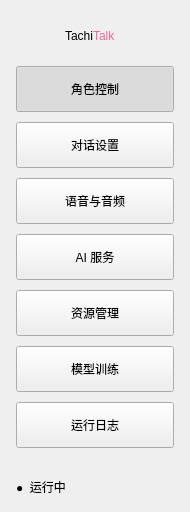
                <widget class="QFrame" name="sidebar">
                  <property name="minimumSize">
                    <size>
                      <width>190</width>
                      <height>0</height>
                    </size>
                  </property>
                  <property name="maximumSize">
                    <size>
                      <width>190</width>
                      <height>16777215</height>
                    </size>
                  </property>
                  <layout class="QVBoxLayout" name="sidebarLayout">
                    <property name="leftMargin">
                      <number>16</number>
                    </property>
                    <property name="topMargin">
                      <number>16</number>
                    </property>
                    <property name="rightMargin">
                      <number>16</number>
                    </property>
                    <property name="bottomMargin">
                      <number>16</number>
                    </property>
                    <property name="spacing">
                      <number>10</number>
                    </property>
                    <item>
                      <widget class="QWidget" name="brandWidget">
                        <layout class="QHBoxLayout" name="brandLayout">
                          <property name="leftMargin">
                            <number>0</number>
                          </property>
                          <property name="topMargin">
                            <number>0</number>
                          </property>
                          <property name="rightMargin">
                            <number>0</number>
                          </property>
                          <property name="bottomMargin">
                            <number>0</number>
                          </property>
                          <property name="spacing">
                            <number>9</number>
                          </property>
                          <item>
                            <widget class="QLabel" name="brandIcon">
                              <property name="text">
                                <string />
                              </property>
                              <property name="minimumSize">
                                <size>
                                  <width>40</width>
                                  <height>40</height>
                                </size>
                              </property>
                              <property name="maximumSize">
                                <size>
                                  <width>40</width>
                                  <height>40</height>
                                </size>
                              </property>
                            </widget>
                          </item>
                          <item>
                            <widget class="QLabel" name="brandName">
                              <property name="text">
                                <string>Tachi&lt;span style="color:#ed6999"&gt;Talk&lt;/span&gt;</string>
                              </property>
                            </widget>
                          </item>
                        </layout>
                      </widget>
                    </item>
                    <item>
                      <widget class="QPushButton" name="navCharacter">
                        <property name="text">
                          <string>角色控制</string>
                        </property>
                        <property name="checkable">
                          <bool>true</bool>
                        </property>
                        <property name="checked">
                          <bool>true</bool>
                        </property>
                        <property name="cursor">
                          <cursorShape>PointingHandCursor</cursorShape>
                        </property>
                        <property name="autoExclusive">
                          <bool>true</bool>
                        </property>
                        <property name="minimumSize">
                          <size>
                            <width>0</width>
                            <height>46</height>
                          </size>
                        </property>
                      </widget>
                    </item>
                    <item>
                      <widget class="QPushButton" name="navChat">
                        <property name="text">
                          <string>对话设置</string>
                        </property>
                        <property name="checkable">
                          <bool>true</bool>
                        </property>
                        <property name="checked">
                          <bool>false</bool>
                        </property>
                        <property name="cursor">
                          <cursorShape>PointingHandCursor</cursorShape>
                        </property>
                        <property name="autoExclusive">
                          <bool>true</bool>
                        </property>
                        <property name="minimumSize">
                          <size>
                            <width>0</width>
                            <height>46</height>
                          </size>
                        </property>
                      </widget>
                    </item>
                    <item>
                      <widget class="QPushButton" name="navAudio">
                        <property name="text">
                          <string>语音与音频</string>
                        </property>
                        <property name="checkable">
                          <bool>true</bool>
                        </property>
                        <property name="checked">
                          <bool>false</bool>
                        </property>
                        <property name="cursor">
                          <cursorShape>PointingHandCursor</cursorShape>
                        </property>
                        <property name="autoExclusive">
                          <bool>true</bool>
                        </property>
                        <property name="minimumSize">
                          <size>
                            <width>0</width>
                            <height>46</height>
                          </size>
                        </property>
                      </widget>
                    </item>
                    <item>
                      <widget class="QPushButton" name="navAI">
                        <property name="text">
                          <string>AI 服务</string>
                        </property>
                        <property name="checkable">
                          <bool>true</bool>
                        </property>
                        <property name="checked">
                          <bool>false</bool>
                        </property>
                        <property name="cursor">
                          <cursorShape>PointingHandCursor</cursorShape>
                        </property>
                        <property name="autoExclusive">
                          <bool>true</bool>
                        </property>
                        <property name="minimumSize">
                          <size>
                            <width>0</width>
                            <height>46</height>
                          </size>
                        </property>
                      </widget>
                    </item>
                    <item>
                      <widget class="QPushButton" name="navAssets">
                        <property name="text">
                          <string>资源管理</string>
                        </property>
                        <property name="checkable">
                          <bool>true</bool>
                        </property>
                        <property name="checked">
                          <bool>false</bool>
                        </property>
                        <property name="cursor">
                          <cursorShape>PointingHandCursor</cursorShape>
                        </property>
                        <property name="autoExclusive">
                          <bool>true</bool>
                        </property>
                        <property name="minimumSize">
                          <size>
                            <width>0</width>
                            <height>46</height>
                          </size>
                        </property>
                      </widget>
                    </item>
                    <item>
                      <widget class="QPushButton" name="navTraining">
                        <property name="text">
                          <string>模型训练</string>
                        </property>
                        <property name="checkable">
                          <bool>true</bool>
                        </property>
                        <property name="autoExclusive">
                          <bool>true</bool>
                        </property>
                        <property name="minimumSize">
                          <size>
                            <width>0</width>
                            <height>46</height>
                          </size>
                        </property>
                        <property name="cursor">
                          <cursorShape>PointingHandCursor</cursorShape>
                        </property>
                        <property name="toolTip">
                          <string>模型训练正在开发中，点击查看界面预览</string>
                        </property>
                      </widget>
                    </item>
                    <item>
                      <widget class="QPushButton" name="navRuntimeLog">
                        <property name="text">
                          <string>运行日志</string>
                        </property>
                        <property name="checkable">
                          <bool>true</bool>
                        </property>
                        <property name="autoExclusive">
                          <bool>false</bool>
                        </property>
                        <property name="minimumSize">
                          <size>
                            <width>0</width>
                            <height>46</height>
                          </size>
                        </property>
                        <property name="cursor">
                          <cursorShape>PointingHandCursor</cursorShape>
                        </property>
                        <property name="toolTip">
                          <string>展开右侧日志栏，查看程序输出与报错</string>
                        </property>
                      </widget>
                    </item>
                    <item>
                      <spacer name="sidebarSpacer">
                        <property name="orientation">
                          <enum>Qt::Orientation::Vertical</enum>
                        </property>
                        <property name="sizeHint">
                          <size>
                            <width>20</width>
                            <height>20</height>
                          </size>
                        </property>
                      </spacer>
                    </item>
                    <item>
                      <widget class="QLabel" name="runningLabel">
                        <property name="text">
                          <string>●  运行中</string>
                        </property>
                      </widget>
                    </item>
                  </layout>
                </widget>
